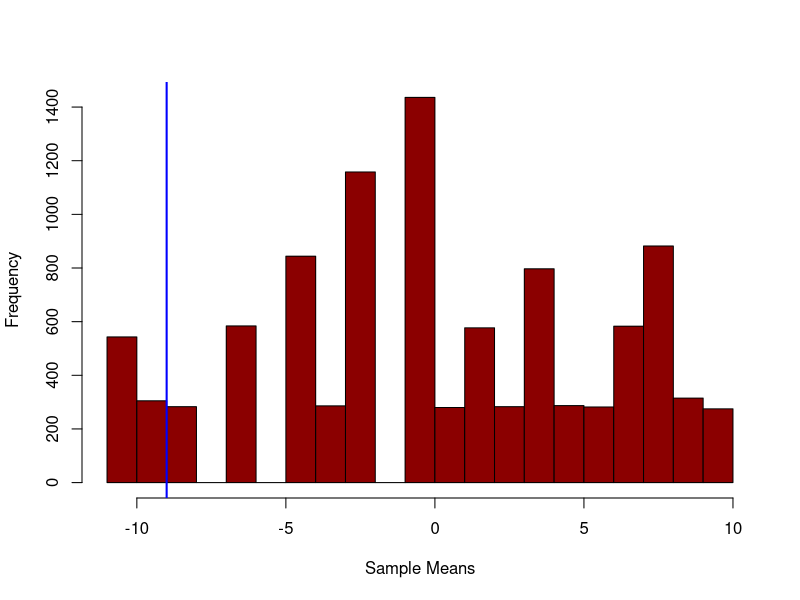

Generate this figure with R:
#---
#title: "Permutation test"
#author: "Sunny Avry"
#date: "June 5th, 2019"
#--- 
  
#The goal is to test whether the observed difference between the treatment and the control samples is really significative.See https://www.youtube.com/watch?v=GmvpsJHGCxQ for more details.

observed.treatment.sample <- c(19,22,25,26) #the observed scores for the treatment group
observed.control.sample <- c(23,33,40) #the observed scores for the control group

observed.mean.difference <- mean(observed.treatment.sample) - mean(observed.control.sample)
observed.mean.difference #the mean difference between the two observed groups

#Is this difference significative or due to chance?
  
whole.sample <- c(observed.treatment.sample,observed.control.sample) #put together the two samples
random.mean.differences <- vector() #this vector will be containing the mean differences of each loop iteration


for (i in 1:10000) { #compute 10000 times random differences in the whole sample
  
  random.sample <- sample(whole.sample) #randomized the whole sample
  random.treatment.sample <- random.sample[1:4] #selected new random treatment sample
  random.control.sample <- random.sample[5:7] #selected new random control sample
  #for each iteration of the loop, the new mean difference is added to the vector
  random.mean.differences <- c(random.mean.differences, 
                               mean(random.treatment.sample)-
                                 mean(random.control.sample)) 
}
  
  
hist(random.mean.differences, main = "", xlab = "Sample Means", prob = F, col = "darkred")
abline(v = observed.mean.difference, col = "blue", lwd = 2) #the observed value on the histogram

#Compute how many times our observed difference is equal or greater than a random difference.

p.value.ot <- 1-sum(observed.mean.difference < random.mean.differences) / length(random.mean.differences)
p.value.tt <- 1-sum(abs(observed.mean.difference) > abs(random.mean.differences)) / length(random.mean.differences)

p.value.ot #one-tailed
p.value.tt #two-tailed


#In the sample studied, the chance of having the observed difference (-9) or lower is greater than the threshold of 0.05 (one-tailed testing). Similarily, the chance of having a score as extreme as the observed difference is also above the threshold of 0.05 (two-tailed testing).
